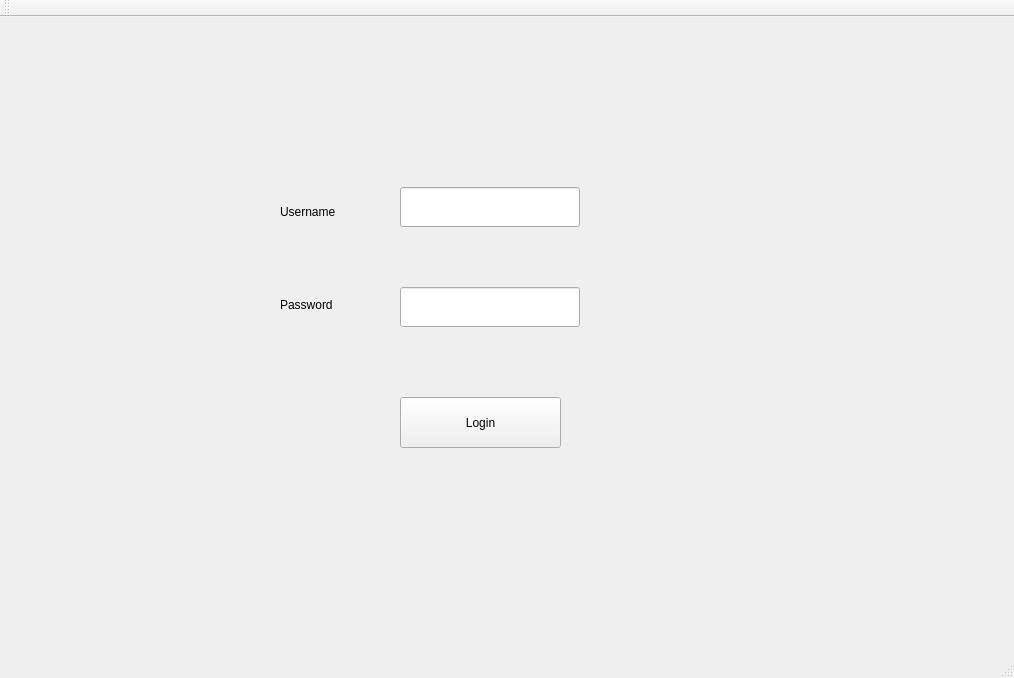
<?xml version="1.0" encoding="UTF-8"?>
<ui version="4.0">
 <class>MainWindow</class>
 <widget class="QMainWindow" name="MainWindow">
  <property name="geometry">
   <rect>
    <x>0</x>
    <y>0</y>
    <width>1014</width>
    <height>678</height>
   </rect>
  </property>
  <property name="windowTitle">
   <string>Gestion des Clients</string>
  </property>
  <widget class="QWidget" name="centralWidget">
   <widget class="QStackedWidget" name="stackedWidget">
    <property name="geometry">
     <rect>
      <x>10</x>
      <y>10</y>
      <width>991</width>
      <height>621</height>
     </rect>
    </property>
    <property name="cursor">
     <cursorShape>ArrowCursor</cursorShape>
    </property>
    <property name="focusPolicy">
     <enum>Qt::StrongFocus</enum>
    </property>
    <property name="currentIndex">
     <number>0</number>
    </property>
    <widget class="QWidget" name="page_3">
     <widget class="QLabel" name="label_login">
      <property name="enabled">
       <bool>true</bool>
      </property>
      <property name="geometry">
       <rect>
        <x>270</x>
        <y>170</y>
        <width>90</width>
        <height>30</height>
       </rect>
      </property>
      <property name="maximumSize">
       <size>
        <width>90</width>
        <height>16777215</height>
       </size>
      </property>
      <property name="focusPolicy">
       <enum>Qt::NoFocus</enum>
      </property>
      <property name="text">
       <string>Username</string>
      </property>
     </widget>
     <widget class="QLabel" name="label_password">
      <property name="geometry">
       <rect>
        <x>270</x>
        <y>270</y>
        <width>56</width>
        <height>16</height>
       </rect>
      </property>
      <property name="text">
       <string>Password</string>
      </property>
     </widget>
     <widget class="QLineEdit" name="lineEdit_username">
      <property name="geometry">
       <rect>
        <x>390</x>
        <y>160</y>
        <width>180</width>
        <height>40</height>
       </rect>
      </property>
     </widget>
     <widget class="QPushButton" name="pushButton_login">
      <property name="geometry">
       <rect>
        <x>390</x>
        <y>370</y>
        <width>161</width>
        <height>51</height>
       </rect>
      </property>
      <property name="text">
       <string>Login</string>
      </property>
     </widget>
     <widget class="QLineEdit" name="lineEdit_password">
      <property name="geometry">
       <rect>
        <x>390</x>
        <y>260</y>
        <width>180</width>
        <height>40</height>
       </rect>
      </property>
      <property name="echoMode">
       <enum>QLineEdit::Password</enum>
      </property>
     </widget>
    </widget>
    <widget class="QWidget" name="page_4">
     <widget class="QPushButton" name="pushButton_page_client">
      <property name="geometry">
       <rect>
        <x>180</x>
        <y>220</y>
        <width>211</width>
        <height>141</height>
       </rect>
      </property>
      <property name="text">
       <string>Client</string>
      </property>
     </widget>
     <widget class="QPushButton" name="pushButton_page_magasin">
      <property name="geometry">
       <rect>
        <x>550</x>
        <y>220</y>
        <width>211</width>
        <height>141</height>
       </rect>
      </property>
      <property name="text">
       <string>Magasin</string>
      </property>
     </widget>
    </widget>
    <widget class="QWidget" name="page">
     <widget class="QTableView" name="tableView_client">
      <property name="geometry">
       <rect>
        <x>20</x>
        <y>330</y>
        <width>941</width>
        <height>220</height>
       </rect>
      </property>
     </widget>
     <widget class="QLineEdit" name="lineEdit_email">
      <property name="geometry">
       <rect>
        <x>490</x>
        <y>150</y>
        <width>170</width>
        <height>30</height>
       </rect>
      </property>
     </widget>
     <widget class="QPushButton" name="pushButton_statestique">
      <property name="geometry">
       <rect>
        <x>410</x>
        <y>270</y>
        <width>170</width>
        <height>41</height>
       </rect>
      </property>
      <property name="text">
       <string>Statestique : Age</string>
      </property>
     </widget>
     <widget class="QLabel" name="label_sexe">
      <property name="geometry">
       <rect>
        <x>60</x>
        <y>210</y>
        <width>56</width>
        <height>16</height>
       </rect>
      </property>
      <property name="text">
       <string>SEXE</string>
      </property>
     </widget>
     <widget class="QLineEdit" name="lineEdit_numtel">
      <property name="geometry">
       <rect>
        <x>490</x>
        <y>90</y>
        <width>170</width>
        <height>30</height>
       </rect>
      </property>
     </widget>
     <widget class="QLineEdit" name="lineEdit_age">
      <property name="geometry">
       <rect>
        <x>490</x>
        <y>40</y>
        <width>170</width>
        <height>30</height>
       </rect>
      </property>
     </widget>
     <widget class="QLineEdit" name="lineEdit_prenom">
      <property name="geometry">
       <rect>
        <x>150</x>
        <y>150</y>
        <width>170</width>
        <height>30</height>
       </rect>
      </property>
     </widget>
     <widget class="QLabel" name="label_email">
      <property name="geometry">
       <rect>
        <x>390</x>
        <y>160</y>
        <width>56</width>
        <height>16</height>
       </rect>
      </property>
      <property name="text">
       <string>EMAIL</string>
      </property>
     </widget>
     <widget class="QLineEdit" name="lineEdit_CIN">
      <property name="geometry">
       <rect>
        <x>150</x>
        <y>40</y>
        <width>171</width>
        <height>30</height>
       </rect>
      </property>
     </widget>
     <widget class="QComboBox" name="comboBox_sexe">
      <property name="geometry">
       <rect>
        <x>150</x>
        <y>200</y>
        <width>170</width>
        <height>30</height>
       </rect>
      </property>
      <item>
       <property name="text">
        <string/>
       </property>
      </item>
      <item>
       <property name="text">
        <string>Homme</string>
       </property>
      </item>
      <item>
       <property name="text">
        <string>Femme</string>
       </property>
      </item>
     </widget>
     <widget class="QLabel" name="label_nom">
      <property name="geometry">
       <rect>
        <x>60</x>
        <y>100</y>
        <width>56</width>
        <height>20</height>
       </rect>
      </property>
      <property name="text">
       <string>NOM</string>
      </property>
     </widget>
     <widget class="QLabel" name="label_prenom">
      <property name="geometry">
       <rect>
        <x>60</x>
        <y>160</y>
        <width>56</width>
        <height>16</height>
       </rect>
      </property>
      <property name="text">
       <string>PRENOM</string>
      </property>
     </widget>
     <widget class="QLabel" name="label_age">
      <property name="geometry">
       <rect>
        <x>390</x>
        <y>40</y>
        <width>60</width>
        <height>30</height>
       </rect>
      </property>
      <property name="text">
       <string>AGE</string>
      </property>
     </widget>
     <widget class="QLineEdit" name="lineEdit_adress">
      <property name="geometry">
       <rect>
        <x>490</x>
        <y>200</y>
        <width>170</width>
        <height>30</height>
       </rect>
      </property>
     </widget>
     <widget class="QPushButton" name="pushButton_ajouter">
      <property name="geometry">
       <rect>
        <x>750</x>
        <y>30</y>
        <width>190</width>
        <height>41</height>
       </rect>
      </property>
      <property name="text">
       <string>Ajouter</string>
      </property>
     </widget>
     <widget class="QLabel" name="label_adress">
      <property name="geometry">
       <rect>
        <x>390</x>
        <y>210</y>
        <width>56</width>
        <height>16</height>
       </rect>
      </property>
      <property name="text">
       <string>ADRESS</string>
      </property>
     </widget>
     <widget class="QPushButton" name="pushButton_modifier">
      <property name="geometry">
       <rect>
        <x>750</x>
        <y>90</y>
        <width>190</width>
        <height>41</height>
       </rect>
      </property>
      <property name="text">
       <string>Modifier</string>
      </property>
     </widget>
     <widget class="QLabel" name="label_numtel">
      <property name="geometry">
       <rect>
        <x>390</x>
        <y>100</y>
        <width>60</width>
        <height>16</height>
       </rect>
      </property>
      <property name="text">
       <string>NUM_TEL</string>
      </property>
     </widget>
     <widget class="QLabel" name="label_cin">
      <property name="geometry">
       <rect>
        <x>60</x>
        <y>40</y>
        <width>70</width>
        <height>30</height>
       </rect>
      </property>
      <property name="text">
       <string>CIN</string>
      </property>
     </widget>
     <widget class="QLineEdit" name="lineEdit_nom">
      <property name="geometry">
       <rect>
        <x>150</x>
        <y>90</y>
        <width>171</width>
        <height>30</height>
       </rect>
      </property>
     </widget>
     <widget class="QPushButton" name="pushButton_supprimer">
      <property name="geometry">
       <rect>
        <x>750</x>
        <y>150</y>
        <width>190</width>
        <height>41</height>
       </rect>
      </property>
      <property name="text">
       <string>Supprimer</string>
      </property>
     </widget>
     <widget class="QPushButton" name="pushButton_afficher">
      <property name="geometry">
       <rect>
        <x>750</x>
        <y>210</y>
        <width>190</width>
        <height>41</height>
       </rect>
      </property>
      <property name="text">
       <string>Afficher</string>
      </property>
     </widget>
     <widget class="QLineEdit" name="lineEdit_recherche">
      <property name="geometry">
       <rect>
        <x>210</x>
        <y>270</y>
        <width>180</width>
        <height>40</height>
       </rect>
      </property>
     </widget>
     <widget class="QLabel" name="label">
      <property name="geometry">
       <rect>
        <x>210</x>
        <y>250</y>
        <width>90</width>
        <height>16</height>
       </rect>
      </property>
      <property name="text">
       <string>Recherche : </string>
      </property>
     </widget>
     <widget class="QComboBox" name="comboBox_tri">
      <property name="geometry">
       <rect>
        <x>20</x>
        <y>270</y>
        <width>170</width>
        <height>40</height>
       </rect>
      </property>
      <item>
       <property name="text">
        <string>Trier</string>
       </property>
      </item>
      <item>
       <property name="text">
        <string>Tri par CIN Montant</string>
       </property>
      </item>
      <item>
       <property name="text">
        <string>Tri par Nom</string>
       </property>
      </item>
      <item>
       <property name="text">
        <string>Trie par age</string>
       </property>
      </item>
     </widget>
     <widget class="QPushButton" name="pushButton_reset">
      <property name="geometry">
       <rect>
        <x>600</x>
        <y>270</y>
        <width>170</width>
        <height>40</height>
       </rect>
      </property>
      <property name="text">
       <string>Reset</string>
      </property>
     </widget>
     <widget class="QPushButton" name="pushButton_PDF">
      <property name="geometry">
       <rect>
        <x>790</x>
        <y>270</y>
        <width>170</width>
        <height>40</height>
       </rect>
      </property>
      <property name="text">
       <string>PDF</string>
      </property>
     </widget>
     <widget class="QPushButton" name="pushButton_retour_client">
      <property name="geometry">
       <rect>
        <x>880</x>
        <y>556</y>
        <width>100</width>
        <height>30</height>
       </rect>
      </property>
      <property name="text">
       <string>Retour</string>
      </property>
     </widget>
     <widget class="QLabel" name="label_4">
      <property name="geometry">
       <rect>
        <x>10</x>
        <y>-10</y>
        <width>1011</width>
        <height>651</height>
       </rect>
      </property>
      <property name="text">
       <string/>
      </property>
      <property name="pixmap">
       <pixmap>../../../e1f2997c44db973910755add0b41cc68.jpg</pixmap>
      </property>
     </widget>
     <zorder>label_4</zorder>
     <zorder>tableView_client</zorder>
     <zorder>lineEdit_email</zorder>
     <zorder>pushButton_statestique</zorder>
     <zorder>label_sexe</zorder>
     <zorder>lineEdit_numtel</zorder>
     <zorder>lineEdit_age</zorder>
     <zorder>lineEdit_prenom</zorder>
     <zorder>label_email</zorder>
     <zorder>lineEdit_CIN</zorder>
     <zorder>comboBox_sexe</zorder>
     <zorder>label_nom</zorder>
     <zorder>label_prenom</zorder>
     <zorder>label_age</zorder>
     <zorder>lineEdit_adress</zorder>
     <zorder>pushButton_ajouter</zorder>
     <zorder>label_adress</zorder>
     <zorder>pushButton_modifier</zorder>
     <zorder>label_numtel</zorder>
     <zorder>label_cin</zorder>
     <zorder>lineEdit_nom</zorder>
     <zorder>pushButton_supprimer</zorder>
     <zorder>pushButton_afficher</zorder>
     <zorder>lineEdit_recherche</zorder>
     <zorder>label</zorder>
     <zorder>comboBox_tri</zorder>
     <zorder>pushButton_reset</zorder>
     <zorder>pushButton_PDF</zorder>
     <zorder>pushButton_retour_client</zorder>
    </widget>
    <widget class="QWidget" name="page_2">
     <widget class="QLabel" name="label_type">
      <property name="geometry">
       <rect>
        <x>40</x>
        <y>160</y>
        <width>56</width>
        <height>16</height>
       </rect>
      </property>
      <property name="text">
       <string>Type</string>
      </property>
     </widget>
     <widget class="QLabel" name="label_nomp">
      <property name="geometry">
       <rect>
        <x>360</x>
        <y>70</y>
        <width>110</width>
        <height>20</height>
       </rect>
      </property>
      <property name="text">
       <string>Nom de produit</string>
      </property>
     </widget>
     <widget class="QLabel" name="label_quantite">
      <property name="geometry">
       <rect>
        <x>360</x>
        <y>160</y>
        <width>56</width>
        <height>16</height>
       </rect>
      </property>
      <property name="text">
       <string>Quantite</string>
      </property>
     </widget>
     <widget class="QComboBox" name="comboBox_type">
      <property name="geometry">
       <rect>
        <x>120</x>
        <y>150</y>
        <width>180</width>
        <height>40</height>
       </rect>
      </property>
      <item>
       <property name="text">
        <string>....</string>
       </property>
      </item>
      <item>
       <property name="text">
        <string>1</string>
       </property>
      </item>
      <item>
       <property name="text">
        <string>2</string>
       </property>
      </item>
      <item>
       <property name="text">
        <string>3</string>
       </property>
      </item>
     </widget>
     <widget class="QLineEdit" name="lineEdit_nomp">
      <property name="geometry">
       <rect>
        <x>490</x>
        <y>60</y>
        <width>180</width>
        <height>40</height>
       </rect>
      </property>
     </widget>
     <widget class="QLineEdit" name="lineEdit_quantite">
      <property name="geometry">
       <rect>
        <x>490</x>
        <y>150</y>
        <width>180</width>
        <height>40</height>
       </rect>
      </property>
     </widget>
     <widget class="QPushButton" name="pushButton_AjouterM">
      <property name="geometry">
       <rect>
        <x>740</x>
        <y>40</y>
        <width>190</width>
        <height>40</height>
       </rect>
      </property>
      <property name="text">
       <string>Ajouter</string>
      </property>
     </widget>
     <widget class="QPushButton" name="pushButton_SupprimerM">
      <property name="geometry">
       <rect>
        <x>740</x>
        <y>90</y>
        <width>190</width>
        <height>40</height>
       </rect>
      </property>
      <property name="text">
       <string>Supprimer</string>
      </property>
     </widget>
     <widget class="QPushButton" name="pushButton_ModifierM">
      <property name="geometry">
       <rect>
        <x>740</x>
        <y>140</y>
        <width>190</width>
        <height>40</height>
       </rect>
      </property>
      <property name="text">
       <string>Modifier</string>
      </property>
     </widget>
     <widget class="QPushButton" name="pushButton_AfficherM">
      <property name="geometry">
       <rect>
        <x>740</x>
        <y>190</y>
        <width>190</width>
        <height>40</height>
       </rect>
      </property>
      <property name="text">
       <string>Afficher</string>
      </property>
     </widget>
     <widget class="QTableView" name="tableView_magasin">
      <property name="geometry">
       <rect>
        <x>20</x>
        <y>320</y>
        <width>941</width>
        <height>240</height>
       </rect>
      </property>
     </widget>
     <widget class="QLabel" name="label_reference">
      <property name="geometry">
       <rect>
        <x>40</x>
        <y>70</y>
        <width>70</width>
        <height>16</height>
       </rect>
      </property>
      <property name="text">
       <string>Reference</string>
      </property>
     </widget>
     <widget class="QLineEdit" name="lineEdit_reference">
      <property name="geometry">
       <rect>
        <x>120</x>
        <y>60</y>
        <width>180</width>
        <height>40</height>
       </rect>
      </property>
     </widget>
     <widget class="QComboBox" name="comboBox_TriMagasin">
      <property name="geometry">
       <rect>
        <x>30</x>
        <y>260</y>
        <width>200</width>
        <height>40</height>
       </rect>
      </property>
      <item>
       <property name="text">
        <string>Tri</string>
       </property>
      </item>
      <item>
       <property name="text">
        <string>Tri par Type</string>
       </property>
      </item>
      <item>
       <property name="text">
        <string>Tri par Nom</string>
       </property>
      </item>
      <item>
       <property name="text">
        <string>Tri par quantite</string>
       </property>
      </item>
     </widget>
     <widget class="QLineEdit" name="lineEdit_recherchemagasin">
      <property name="geometry">
       <rect>
        <x>270</x>
        <y>260</y>
        <width>200</width>
        <height>40</height>
       </rect>
      </property>
     </widget>
     <widget class="QLabel" name="label_recherchemagasin">
      <property name="geometry">
       <rect>
        <x>270</x>
        <y>240</y>
        <width>70</width>
        <height>16</height>
       </rect>
      </property>
      <property name="text">
       <string>Recherche:</string>
      </property>
     </widget>
     <widget class="QPushButton" name="pushButton_imprimer">
      <property name="geometry">
       <rect>
        <x>510</x>
        <y>260</y>
        <width>200</width>
        <height>40</height>
       </rect>
      </property>
      <property name="text">
       <string>Imprimer</string>
      </property>
     </widget>
     <widget class="QPushButton" name="pushButton_excel">
      <property name="geometry">
       <rect>
        <x>750</x>
        <y>260</y>
        <width>200</width>
        <height>40</height>
       </rect>
      </property>
      <property name="text">
       <string>Excel</string>
      </property>
     </widget>
     <widget class="QPushButton" name="pushButton_retour_magasin">
      <property name="geometry">
       <rect>
        <x>871</x>
        <y>567</y>
        <width>90</width>
        <height>30</height>
       </rect>
      </property>
      <property name="text">
       <string>Retour</string>
      </property>
     </widget>
    </widget>
   </widget>
  </widget>
  <widget class="QMenuBar" name="menuBar">
   <property name="geometry">
    <rect>
     <x>0</x>
     <y>0</y>
     <width>1014</width>
     <height>26</height>
    </rect>
   </property>
  </widget>
  <widget class="QToolBar" name="mainToolBar">
   <attribute name="toolBarArea">
    <enum>TopToolBarArea</enum>
   </attribute>
   <attribute name="toolBarBreak">
    <bool>false</bool>
   </attribute>
  </widget>
  <widget class="QStatusBar" name="statusBar"/>
 </widget>
 <layoutdefault spacing="6" margin="11"/>
 <resources/>
 <connections/>
</ui>
